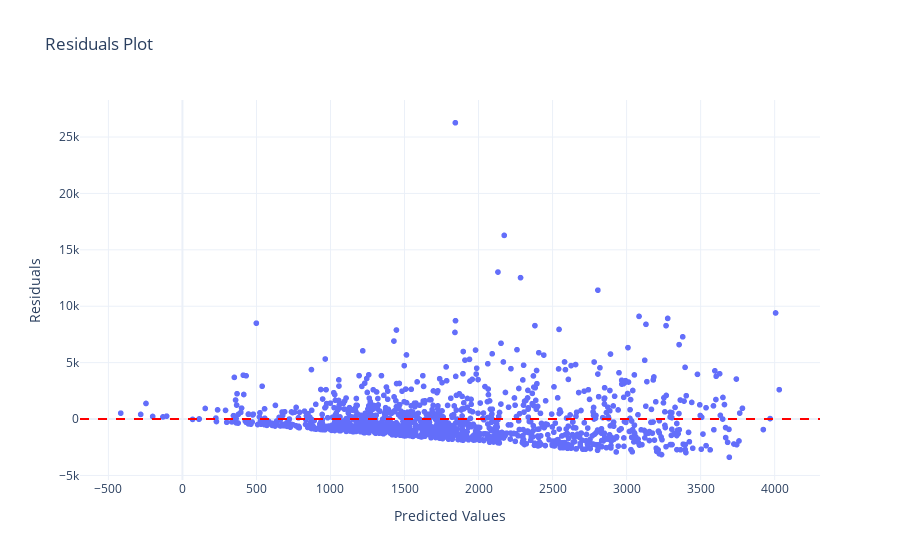

The code cell stored with this chart in its notebook:
### Markdown cell above
## Model Evaluation

### Code cell
# Calculate error metrics
y_true = daily_sales['y'].values
y_pred = forecast[:len(y_true)]['yhat'].values

mae = mean_absolute_error(y_true, y_pred)
rmse = np.sqrt(mean_squared_error(y_true, y_pred))
mape = np.mean(np.abs((y_true - y_pred) / y_true)) * 100

print(f'Mean Absolute Error: ${mae:.2f}')
print(f'Root Mean Square Error: ${rmse:.2f}')
print(f'Mean Absolute Percentage Error: {mape:.2f}%')

# Create residuals plot
residuals = y_true - y_pred
fig = px.scatter(x=y_pred, y=residuals,
                title='Residuals Plot',
                labels={'x': 'Predicted Values', 'y': 'Residuals'},
                template='plotly_white')

fig.add_hline(y=0, line_dash='dash', line_color='red')
fig.show()

### Figure 1 — Plotly figure (JSON) as saved in the notebook; plotly's stock layout.template omitted (floating-point values rounded to 4 significant figures; data arrays with more than 128 entries replaced by an {"elided": "..."} marker saying what was removed)
{"data": [{"hovertemplate": "Predicted Values=%{x}<br>Residuals=%{y}<extra></extra>", "legendgroup": "", "marker": {"color": "#636efa", "symbol": "circle"}, "mode": "markers", "name": "", "showlegend": false, "type": "scattergl", "x": {"elided": "1230 float values"}, "xaxis": "x", "y": {"elided": "1230 float values"}, "yaxis": "y"}], "layout": {"autosize": true, "legend": {"tracegroupgap": 0}, "shapes": [{"line": {"color": "red", "dash": "dash"}, "type": "line", "x0": 0, "x1": 1, "xref": "x domain", "y0": 0, "y1": 0, "yref": "y"}], "title": {"text": "Residuals Plot"}, "xaxis": {"anchor": "y", "autorange": true, "domain": [0, 1], "range": [-685.7, 4300.0], "title": {"text": "Predicted Values"}, "type": "linear"}, "yaxis": {"anchor": "x", "autorange": true, "domain": [0, 1], "range": [-5834.0, 28710.0], "title": {"text": "Residuals"}, "type": "linear"}}}
